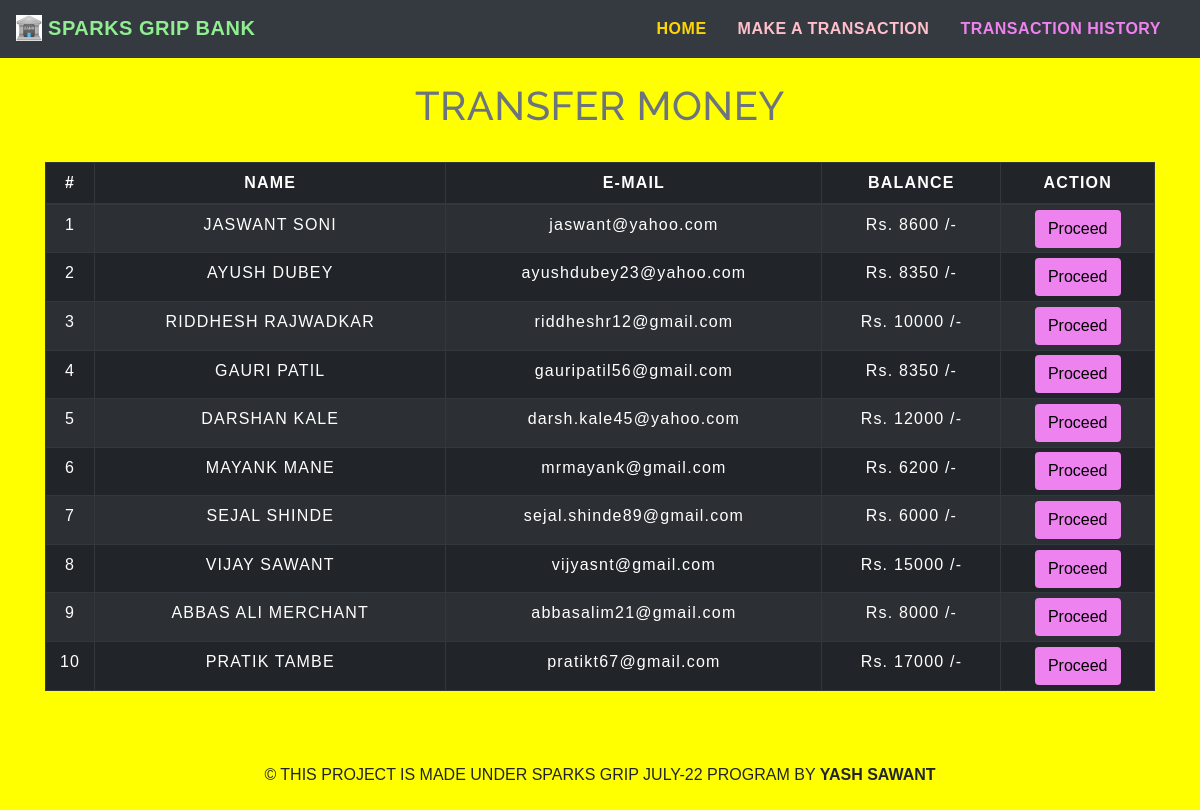
The app's page /transfermoney.php with its own data.
### tables this page shows
CREATE TABLE `users` (
  `id` int(3) NOT NULL,
  `name` text NOT NULL,
  `email` varchar(30) NOT NULL,
  `gender` varchar(155) NOT NULL,
  `balance` int(8) NOT NULL
);

### transfermoney.php (the view, shortened to what this page needs)
<!DOCTYPE html>
<html lang="en">
<head>
    <link rel="stylesheet" href="https://maxcdn.bootstrapcdn.com/bootstrap/4.0.0/css/bootstrap.min.css">
    <link rel="stylesheet" type="text/css" href="css/table.css">
    <link rel="stylesheet" type="text/css" href="css/navbar.css">
</head>
<body style="background-color : yellow;">
<?php
    include 'config.php';
    $sql = "SELECT * FROM users";
    $result = mysqli_query($conn,$sql);
?>
<?php
  include 'navbar.php';
?>
<div class="container">
        <h2 class="text-center pt-4" style="color : #6c757d;">TRANSFER MONEY</h2>
        <br>
            <div class="row">
                <div class="col">
                    <div class="table-responsive-sm">
                    <table class="table table-hover table-sm table-striped table-condensed table-bordered table-dark" style="border-color:white;">
                        <thead style="color : white;">
                            <tr>
                            <th scope="col" class="text-center py-2">#</th>
                            <th scope="col" class="text-center py-2">NAME</th>
                            <th scope="col" class="text-center py-2">E-MAIL</th>
                            <th scope="col" class="text-center py-2">BALANCE</th>
                            <th scope="col" class="text-center py-2">ACTION</th>
                            </tr>
                        </thead>
                        <tbody>
                <?php
                    $cnt=1;
                    while($rows=mysqli_fetch_assoc($result)){
                ?>
                    <tr style="color : white;">
                        <td class="py-2"><?php echo $cnt;; ?></td>
                        <td class="py-2"><?php echo $rows['name']?></td>
                        <td class="py-2"><?php echo $rows['email']?></td>
                        <td class="py-2">Rs. <?php echo $rows['balance']?> /-</td>
                        <td><a href="selecteduserdetail.php?id= <?php echo $rows['id'] ;?>"> <button type="button" class="btn" style="background-color : violet;" style="border-radius:0%;">Proceed</button></a></td>
                    </tr>
                <?php
                $cnt=$cnt+1;
                    }
                ?>
                        </tbody>
                    </table>
                    </div>
                </div>
            </div>
         </div>
         <footer class="text-center mt-5 py-2">
            <p>&copy THIS PROJECT IS MADE UNDER SPARKS GRIP JULY-22 PROGRAM BY <b>YASH SAWANT</b></p>
        </footer>
</body>
</html>

### navbar.php (shortened to what this page needs)
<nav class="navbar navbar-expand-md navbar-pink bg-dark">
<a class="navbar-brand" href="index.php" style="color : lightgreen;"><img src="images & icons/banklogo.jpg" alt="Logo" width="26" style="margin-bottom:4px;"> <b>SPARKS GRIP BANK</b></a>
<div class="collapse navbar-collapse" id="collapsibleNavbar">
      <ul class="navbar-nav ml-auto">
        <li class="nav-item">
          <a class="nav-link" href="index.php" style="color : gold"><b>HOME</b></a>
        </li>
        <li class="nav-item">
          <a class="nav-link" href="transfermoney.php" style="color : pink;"><b>MAKE A TRANSACTION</b></a>
        </li>
        <li class="nav-item">
          <a class="nav-link" href="transactionhistory.php" style="color : violet ;"><b>TRANSACTION HISTORY</b></a>
        </li>
    </div>
 </nav>

### css/table.css (style rules this page uses)
* { padding: 0; margin: 0; box-sizing: border-box; font-family: sans-serif; }
h2 { font-size: 40px; }
table { letter-spacing: 1.2px; }
td { text-align: center; }
button { border:none; background: #2de608; transition: 1s; }

### css/navbar.css (style rules this page uses)
.nav-link { margin-right: 15px; color:gold; letter-spacing: 0.5px; transition: 0.5s; }
.navbar-brand { color: rgb(31, 36, 31); letter-spacing: 0.5px; }
h2 { color: gold; letter-spacing: 0.5px; font-family: raleway; }

### transfermoney.php (style rules this page uses)
button { transition: 1.5s; }

### records on screen
users: name "JASWANT SONI", email "jaswant@yahoo.com", balance "8600"
users: name "AYUSH DUBEY", email "ayushdubey23@yahoo.com", balance "8350"
users: name "RIDDHESH RAJWADKAR", email "riddheshr12@gmail.com", balance "10000"
users: name "GAURI PATIL", email "gauripatil56@gmail.com", balance "8350"
users: name "DARSHAN KALE", email "darsh.kale45@yahoo.com", balance "12000"
users: name "MAYANK MANE", email "mrmayank@gmail.com", balance "6200"
users: name "SEJAL SHINDE", email "sejal.shinde89@gmail.com", balance "6000"
users: name "VIJAY SAWANT", email "vijyasnt@gmail.com", balance "15000"
users: name "ABBAS ALI MERCHANT", email "abbasalim21@gmail.com", balance "8000"
users: name "PRATIK TAMBE", email "pratikt67@gmail.com", balance "17000"
